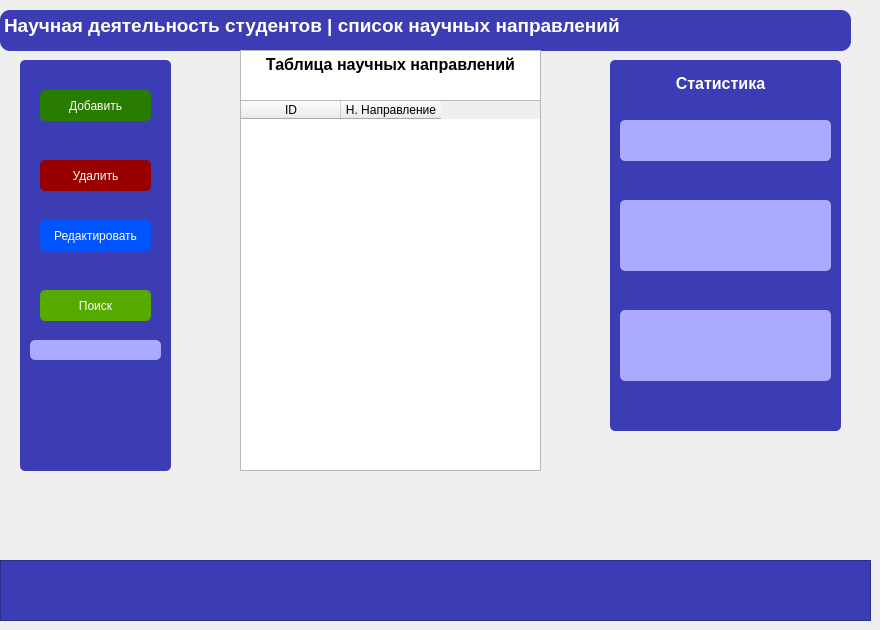
    <widget class="QWidget" name="Science">
     <attribute name="title">
      <string>Страница</string>
     </attribute>
     <widget class="QTextEdit" name="NamedOfPageScience">
      <property name="geometry">
       <rect>
        <x>0</x>
        <y>10</y>
        <width>851</width>
        <height>41</height>
       </rect>
      </property>
      <property name="styleSheet">
       <string notr="true">background-color: rgb(60, 60, 180);
border-radius: 10px;</string>
      </property>
      <property name="html">
       <string>&lt;!DOCTYPE HTML PUBLIC &quot;-//W3C//DTD HTML 4.0//EN&quot; &quot;http://www.w3.org/TR/REC-html40/strict.dtd&quot;&gt;
&lt;html&gt;&lt;head&gt;&lt;meta name=&quot;qrichtext&quot; content=&quot;1&quot; /&gt;&lt;style type=&quot;text/css&quot;&gt;
p, li { white-space: pre-wrap; }
&lt;/style&gt;&lt;/head&gt;&lt;body style=&quot; font-family:'MS Shell Dlg 2'; font-size:8.25pt; font-weight:400; font-style:normal;&quot;&gt;
&lt;p style=&quot; margin-top:0px; margin-bottom:0px; margin-left:0px; margin-right:0px; -qt-block-indent:0; text-indent:0px;&quot;&gt;&lt;span style=&quot; font-size:14pt; font-weight:600; color:#ffffff;&quot;&gt;Научная деятельность студентов | список научных направлений&lt;/span&gt;&lt;/p&gt;&lt;/body&gt;&lt;/html&gt;</string>
      </property>
     </widget>
     <widget class="QTableWidget" name="ScienceTable">
      <property name="geometry">
       <rect>
        <x>240</x>
        <y>100</y>
        <width>301</width>
        <height>371</height>
       </rect>
      </property>
      <column>
       <property name="text">
        <string>ID</string>
       </property>
      </column>
      <column>
       <property name="text">
        <string>Н. Направление</string>
       </property>
      </column>
     </widget>
     <widget class="QTextEdit" name="textEdit_8">
      <property name="geometry">
       <rect>
        <x>240</x>
        <y>50</y>
        <width>301</width>
        <height>51</height>
       </rect>
      </property>
      <property name="html">
       <string>&lt;!DOCTYPE HTML PUBLIC &quot;-//W3C//DTD HTML 4.0//EN&quot; &quot;http://www.w3.org/TR/REC-html40/strict.dtd&quot;&gt;
&lt;html&gt;&lt;head&gt;&lt;meta name=&quot;qrichtext&quot; content=&quot;1&quot; /&gt;&lt;style type=&quot;text/css&quot;&gt;
p, li { white-space: pre-wrap; }
&lt;/style&gt;&lt;/head&gt;&lt;body style=&quot; font-family:'MS Shell Dlg 2'; font-size:8.25pt; font-weight:400; font-style:normal;&quot;&gt;
&lt;p align=&quot;center&quot; style=&quot; margin-top:0px; margin-bottom:0px; margin-left:0px; margin-right:0px; -qt-block-indent:0; text-indent:0px;&quot;&gt;&lt;span style=&quot; font-size:12pt; font-weight:600;&quot;&gt;Таблица научных направлений&lt;/span&gt;&lt;/p&gt;&lt;/body&gt;&lt;/html&gt;</string>
      </property>
     </widget>
     <widget class="QFrame" name="ScienceFrame">
      <property name="geometry">
       <rect>
        <x>20</x>
        <y>60</y>
        <width>151</width>
        <height>411</height>
       </rect>
      </property>
      <property name="styleSheet">
       <string notr="true">background-color: rgb(60, 60, 180);
border-radius: 5px;</string>
      </property>
      <property name="frameShape">
       <enum>QFrame::StyledPanel</enum>
      </property>
      <property name="frameShadow">
       <enum>QFrame::Raised</enum>
      </property>
      <widget class="QPushButton" name="AddScienceBtn">
       <property name="geometry">
        <rect>
         <x>20</x>
         <y>30</y>
         <width>111</width>
         <height>31</height>
        </rect>
       </property>
       <property name="styleSheet">
        <string notr="true">background-color: rgb(41, 124, 0);
border-color: rgb(60, 60, 180);
color: rgb(255, 255, 255);</string>
       </property>
       <property name="text">
        <string>Добавить</string>
       </property>
      </widget>
      <widget class="Line" name="line_9">
       <property name="geometry">
        <rect>
         <x>20</x>
         <y>70</y>
         <width>118</width>
         <height>3</height>
        </rect>
       </property>
       <property name="orientation">
        <enum>Qt::Horizontal</enum>
       </property>
      </widget>
      <widget class="QPushButton" name="DelScienceBtn">
       <property name="geometry">
        <rect>
         <x>20</x>
         <y>100</y>
         <width>111</width>
         <height>31</height>
        </rect>
       </property>
       <property name="styleSheet">
        <string notr="true">background-color: rgb(152, 0, 0);
border-color: rgb(60, 60, 180);
color: rgb(255, 255, 255);</string>
       </property>
       <property name="text">
        <string>Удалить</string>
       </property>
      </widget>
      <widget class="QPushButton" name="EditScienceBtn">
       <property name="geometry">
        <rect>
         <x>20</x>
         <y>160</y>
         <width>111</width>
         <height>31</height>
        </rect>
       </property>
       <property name="styleSheet">
        <string notr="true">border-color: rgb(60, 60, 180);
background-color: rgb(0, 85, 255);
color: rgb(255, 255, 255);</string>
       </property>
       <property name="text">
        <string>Редактировать</string>
       </property>
      </widget>
      <widget class="QPushButton" name="FindScienceBtn">
       <property name="geometry">
        <rect>
         <x>20</x>
         <y>230</y>
         <width>111</width>
         <height>31</height>
        </rect>
       </property>
       <property name="styleSheet">
        <string notr="true">border-color: rgb(60, 60, 180);
background-color: rgb(85, 170, 0);
color: rgb(255, 255, 255);</string>
       </property>
       <property name="text">
        <string>Поиск</string>
       </property>
      </widget>
      <widget class="QLineEdit" name="FindScienceLine">
       <property name="geometry">
        <rect>
         <x>10</x>
         <y>280</y>
         <width>131</width>
         <height>20</height>
        </rect>
       </property>
       <property name="styleSheet">
        <string notr="true">background-color: rgb(170, 170, 255);
border-color: rgb(85, 0, 255);</string>
       </property>
      </widget>
     </widget>
     <widget class="QFrame" name="frame">
      <property name="geometry">
       <rect>
        <x>610</x>
        <y>60</y>
        <width>231</width>
        <height>371</height>
       </rect>
      </property>
      <property name="styleSheet">
       <string notr="true">background-color: rgb(60, 60, 180);
border-radius: 5px;</string>
      </property>
      <property name="frameShape">
       <enum>QFrame::StyledPanel</enum>
      </property>
      <property name="frameShadow">
       <enum>QFrame::Raised</enum>
      </property>
      <widget class="QTextEdit" name="textEdit_10">
       <property name="geometry">
        <rect>
         <x>10</x>
         <y>10</y>
         <width>201</width>
         <height>41</height>
        </rect>
       </property>
       <property name="html">
        <string>&lt;!DOCTYPE HTML PUBLIC &quot;-//W3C//DTD HTML 4.0//EN&quot; &quot;http://www.w3.org/TR/REC-html40/strict.dtd&quot;&gt;
&lt;html&gt;&lt;head&gt;&lt;meta name=&quot;qrichtext&quot; content=&quot;1&quot; /&gt;&lt;style type=&quot;text/css&quot;&gt;
p, li { white-space: pre-wrap; }
&lt;/style&gt;&lt;/head&gt;&lt;body style=&quot; font-family:'MS Shell Dlg 2'; font-size:8.25pt; font-weight:400; font-style:normal;&quot;&gt;
&lt;p align=&quot;center&quot; style=&quot; margin-top:0px; margin-bottom:0px; margin-left:0px; margin-right:0px; -qt-block-indent:0; text-indent:0px;&quot;&gt;&lt;span style=&quot; font-size:12pt; font-weight:600; color:#ffffff;&quot;&gt;Статистика&lt;/span&gt;&lt;/p&gt;&lt;/body&gt;&lt;/html&gt;</string>
       </property>
      </widget>
      <widget class="Line" name="line_10">
       <property name="geometry">
        <rect>
         <x>40</x>
         <y>50</y>
         <width>118</width>
         <height>3</height>
        </rect>
       </property>
       <property name="orientation">
        <enum>Qt::Horizontal</enum>
       </property>
      </widget>
      <widget class="QLabel" name="TotalScienceStat">
       <property name="geometry">
        <rect>
         <x>10</x>
         <y>60</y>
         <width>211</width>
         <height>41</height>
        </rect>
       </property>
       <property name="styleSheet">
        <string notr="true">background-color: rgb(170, 170, 255);</string>
       </property>
       <property name="text">
        <string/>
       </property>
      </widget>
      <widget class="QLabel" name="MostBigScienceStat">
       <property name="geometry">
        <rect>
         <x>10</x>
         <y>140</y>
         <width>211</width>
         <height>71</height>
        </rect>
       </property>
       <property name="styleSheet">
        <string notr="true">background-color: rgb(170, 170, 255);</string>
       </property>
       <property name="text">
        <string/>
       </property>
      </widget>
      <widget class="QLabel" name="MostLowScienceStat">
       <property name="geometry">
        <rect>
         <x>10</x>
         <y>250</y>
         <width>211</width>
         <height>71</height>
        </rect>
       </property>
       <property name="styleSheet">
        <string notr="true">background-color: rgb(170, 170, 255);</string>
       </property>
       <property name="text">
        <string/>
       </property>
      </widget>
     </widget>
     <widget class="QFrame" name="frame_6">
      <property name="geometry">
       <rect>
        <x>0</x>
        <y>560</y>
        <width>871</width>
        <height>61</height>
       </rect>
      </property>
      <property name="styleSheet">
       <string notr="true">background-color: rgb(60, 60, 180);</string>
      </property>
      <property name="frameShape">
       <enum>QFrame::StyledPanel</enum>
      </property>
      <property name="frameShadow">
       <enum>QFrame::Raised</enum>
      </property>
     </widget>
    </widget>
